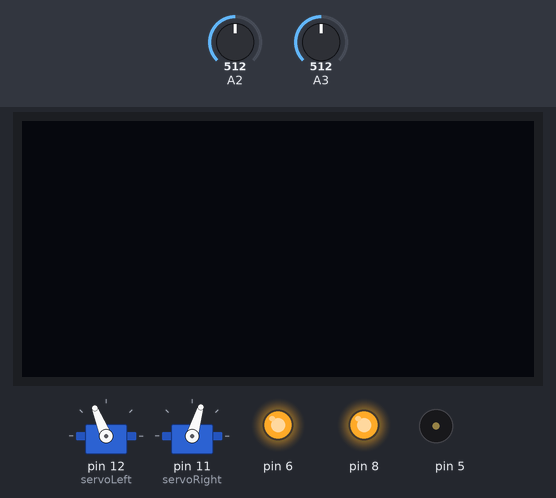
This sketch was run on a simulated Arduino Uno, built with avr-gcc and run on an emulated ATmega328P. On the bench: 2 × servo, 128×64 one-colour display, output pins drawn as LEDs (lit = HIGH), buzzer (waves = sounding). The test bench sets the inputs (shaded band); at power-on: A2 = 512, A3 = 512.

Above: at 1.2 s.
1.3 s: A2 set to 567
2.8 s: A2 set to 594
At 4.0 s:
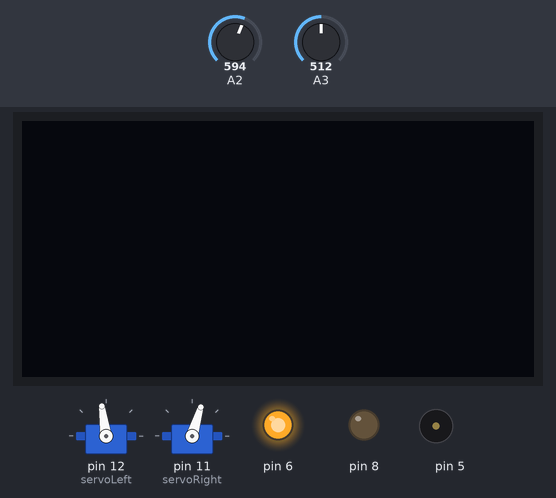
4.3 s: A3 set to 539
At 4.9 s:
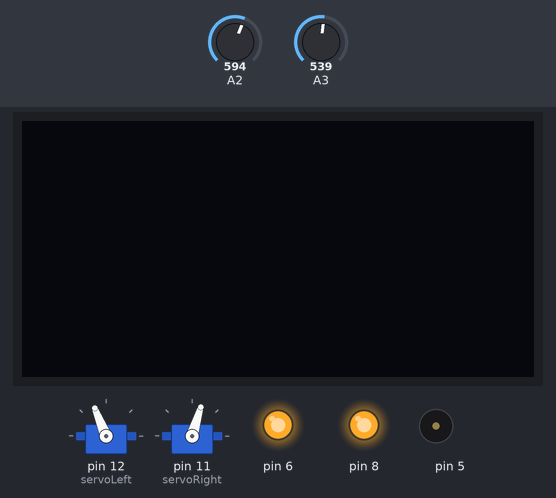
5.8 s: A3 set to 663
7.3 s: A3 set to 679
At 8.5 s:
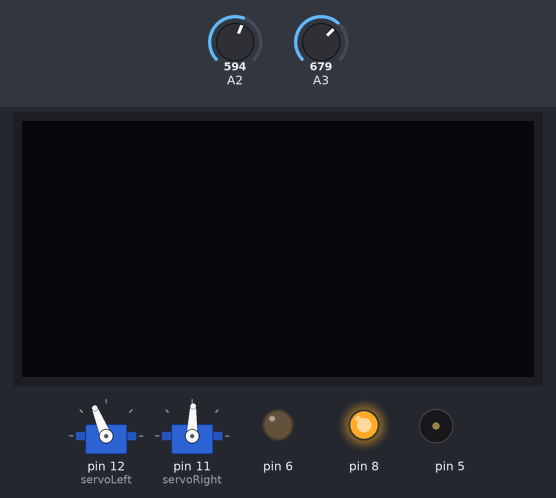
8.8 s: A3 set to 511
At 9.5 s:
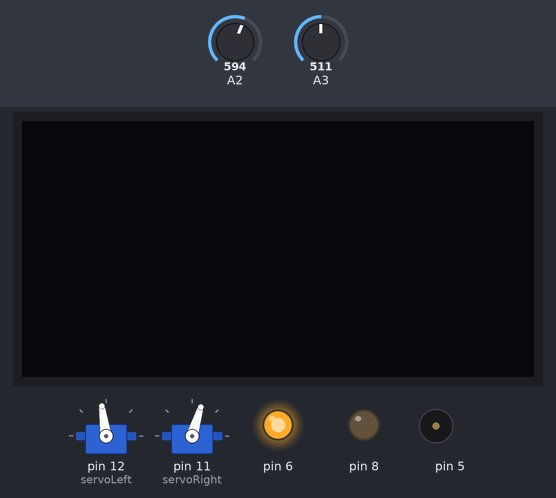
Timing chart, 0 to 11.3 s (numbered marks = the images above; inputs shaded):
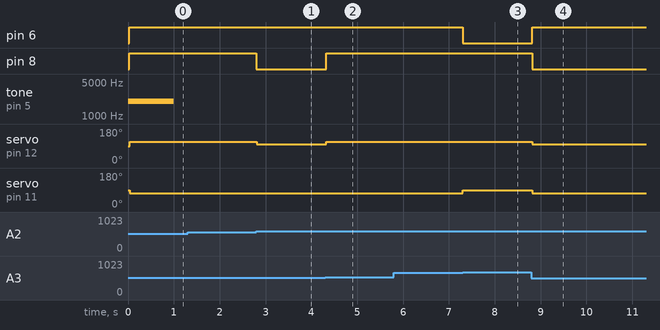

Measured:
- the behaviour switches between 577 and 578 on A2 (found by bisection; images 0 and 1)
- the behaviour switches between 526 and 527 on A3 (found by bisection; images 1 and 2)
- the behaviour switches between 669 and 670 on A3 (found by bisection; images 2 and 3)
- after the input at 1.3 s, every drawn part: stays the same
- after the input at 2.8 s, pin 8: HIGH → LOW at once; servo on pin 12 (servoLeft): 112° → 98° at once
- after the input at 4.3 s, pin 8: LOW → HIGH at once; servo on pin 12 (servoLeft): 98° → 112° at once
- after the input at 5.8 s, every drawn part: stays the same
- after the input at 7.3 s, pin 6: HIGH → LOW at once; servo on pin 11 (servoRight): 73° → 88° at once
- after the input at 8.8 s, pin 6: LOW → HIGH at once; pin 8: HIGH → LOW at once; servo on pin 12 (servoLeft): 112° → 98° at once; servo on pin 11 (servoRight): 88° → 73° at once

The sketch:

LightFollower.ino
```cpp
#include "Arduino_SensorKit.h"
#include <Servo.h>
Servo servoLeft;
Servo servoRight;


void setup() {

servoLeft.attach(12);
servoRight.attach(11);

pinMode(6, OUTPUT);
pinMode(8, OUTPUT);

Serial.begin(9600);
tone(5,2000,1000);


Oled.begin();
Oled.setFlipMode(true);

Oled.setFont(u8x8_font_chroma48medium8_r);
Oled.setCursor(0, 33);
}

void loop() {
float leftSensor = analogRead(A2);
float rightSensor = analogRead(A3);
float nShade;
digitalWrite(8, LOW);
digitalWrite(6, LOW);
fullstop();
while (leftSensor+rightSensor > 55) {
  leftSensor = analogRead(A2);
  rightSensor = analogRead(A3);
  nShade = rightSensor/(leftSensor + rightSensor) -0.5;
  if (nShade < .03 && nShade > -.03) {
    digitalWrite(8, HIGH);
    digitalWrite(6, HIGH);
  }else {
    digitalWrite(8, LOW);
    digitalWrite(6, LOW);
  }
  forward();
  if (nShade > .03) { //right
    digitalWrite(8, HIGH);
    digitalWrite(6, LOW);
    veerright();
    Oled.print("----->");
  } else if (nShade < -.03) { //left
    digitalWrite(8, LOW);
    digitalWrite(6, HIGH);
    veerleft();
    Oled.print("<-----");
  }
}

Serial.print("Left = ");
Serial.print(leftSensor);
Serial.print("   nshade = ");
Serial.print(nShade);
Serial.print("    Right = ");
Serial.print(rightSensor);
Serial.println();


}

void maneuver(int speedLeft, int speedRight, int msTime) {
  servoLeft.writeMicroseconds(1500 + speedLeft); // Left servo speed
  servoRight.writeMicroseconds(1500 - speedRight); // Right servo speed
  if(msTime==-1) // if msTime = -1
    {
      servoLeft.detach();
      servoRight.detach();// Stop servo signals
    }
    delay(msTime);
}
void fullstop() {
   maneuver(0,0,0);
}

void forward() {
   maneuver(200,200,0);
}
void backward() {
  maneuver(-200,-200,0);
}
void rightrotate() {
  maneuver(200,-200,0);
}
void leftrotate() {
  maneuver(-200,200,0);
}
void pivotbackleft() {
  maneuver(0,-200,0);
}
void pivotbackright() {
  maneuver(-200,0,0);
}
void forwardslow() {
  maneuver(50,50,0);
}
void forwardmedium() {
  maneuver(100,100,0);
}
void veerright() {
  maneuver(200,50,0);
}
void veerleft() {
  maneuver(50,200,0);
}
```
